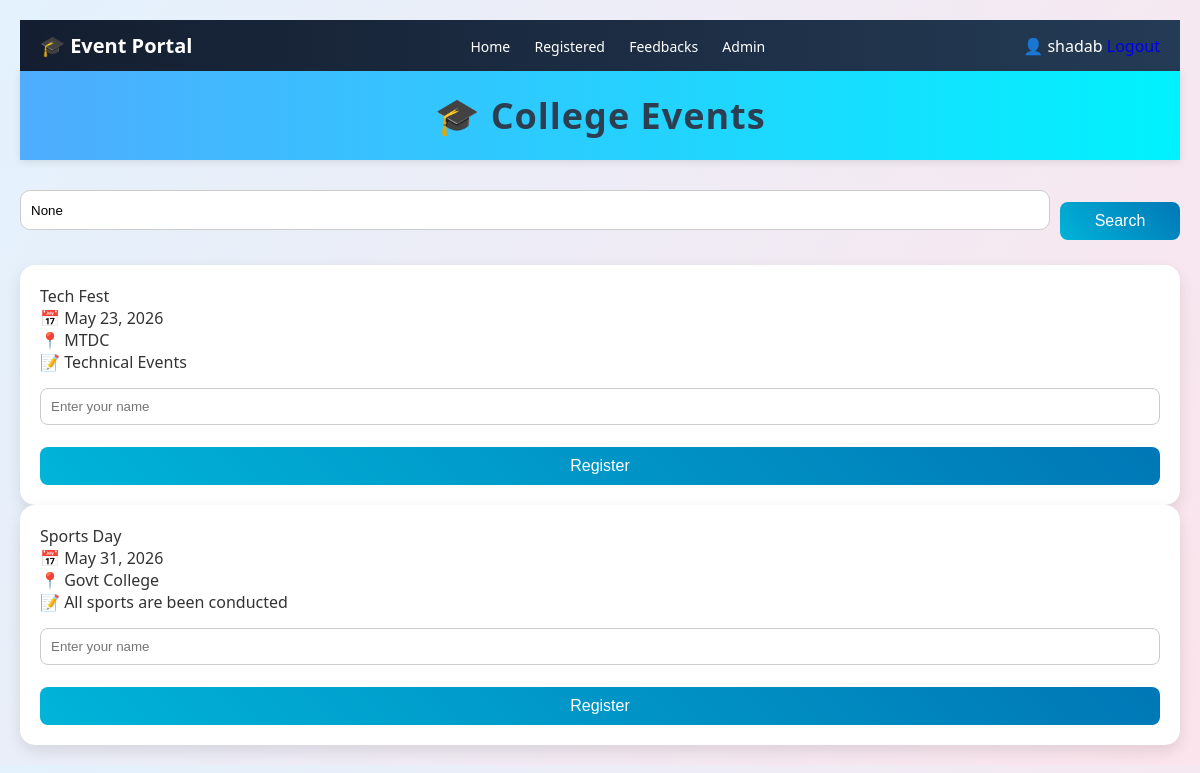
Page / (signed in) on the earlier database version.
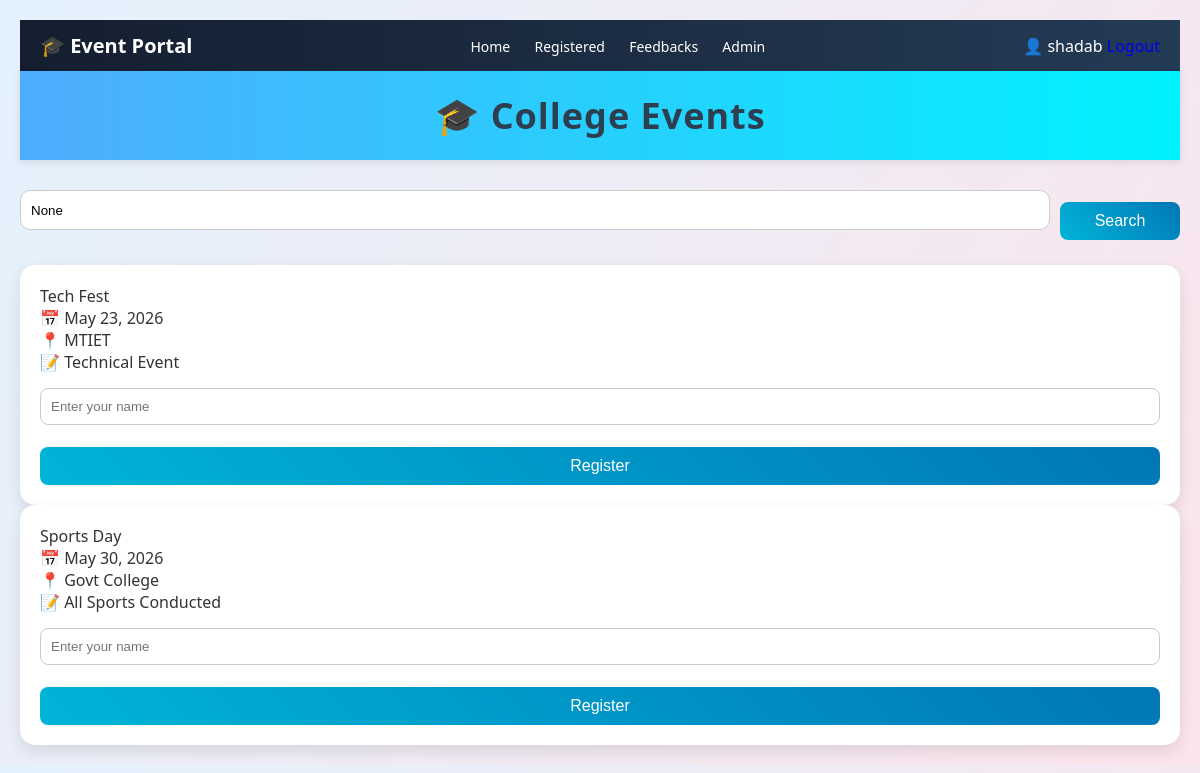
Same page on the later database version.
### events/models.py (models this page shows, shortened)
class Event(models.Model):
    name = models.CharField(max_length=100)
    date = models.DateField()
    location = models.CharField(max_length=100)
    description = models.TextField()

### events/views.py (the view, shortened to what this page needs)
# urls.py: path('', views.event_list, name='home'),
@login_required
def event_list(request):
    query = request.GET.get('q')
    if query:
        events = Event.objects.filter(name__icontains=query)
    else:
        events = Event.objects.all()
    return render(request, 'events/index.html', {
        'events': events,
        'query': query,
        'is_admin': is_admin(request.user),
        'is_student': is_student(request.user),
    })

### events/views.py (called while the page is built)
def is_admin(user):
    if user.is_superuser:
        return True
    return hasattr(user, 'userprofile') and user.userprofile.role == 'admin'

def is_student(user):
    return hasattr(user, 'userprofile') and user.userprofile.role == 'student'

### events/templates/events/index.html (shortened to what this page needs)
{% load static %}
<!DOCTYPE html>
<html>
<head>
    <link rel="stylesheet" href="{% static 'events/style.css' %}">
</head>
<body>
<div class="navbar">
    <div class="logo">🎓 Event Portal</div>
<div class="nav-links">
    <a href="/">Home</a>
    {% if is_admin %}
        <a href="/registered/">Registered</a>
        <a href="/view-feedback/">Feedbacks</a>
        <a href="/admin/">Admin</a>
    {% endif %}
</div>
    <div class="user-info">
        👤 {{ request.user.username }}
        <a href="{% url 'logout' %}">Logout</a>
    </div>
</div>
<h1 class="main-title">🎓 College Events</h1>
<form method="GET" class="search-bar">
    <input type="text" name="q" placeholder="Search events..." value="{{ query }}">
    <button type="submit">Search</button>
</form>
<div class="events-container">
{% for event in events %}
    <div class="event-card">
        <div class="event-title">{{ event.name }}</div>
        <div class="event-info">📅 {{ event.date }}</div>
        <div class="event-info">📍 {{ event.location }}</div>
        <div class="event-info">📝 {{ event.description }}</div>
        <form method="POST">
            <input type="text" name="student_name" placeholder="Enter your name" required>
            <button type="submit">Register</button>
        </form>
    </div>
{% endfor %}
</div>
</body>
</html>

Differences in the rows shown:
changed Event "Tech Fest": location "MTDC" → "MTIET"; description "Technical Events" → "Technical Event"
changed Event "Sports Day": date "May 31, 2026" → "May 30, 2026"; description "All sports are been conducted" → "All Sports Conducted"
